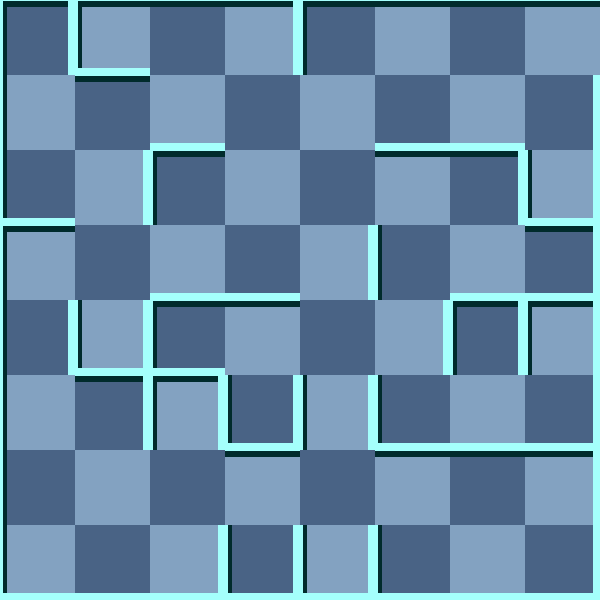

A 2D game scene composited from a Tiled map and its tileset images. What follows is a short description and the map's XML, with each tile layer's data collapsed to a summary:
An orthogonal 8x8 tile map with 75x75 px tiles, 2 tile layers (background, 块层 1) and 5 objects (Exit, RedMummy, Player, RedScorpion, Trap).

<map version="1.0" orientation="orthogonal" width="8" height="8" tilewidth="75" tileheight="75">
 <tileset firstgid="1" name="wall" tilewidth="75" tileheight="75">
  <image source="gfx/wall.png" width="300" height="375" />
  <tile id="0">
   <properties>
    <property name="ValOfWall" value="0" />
   </properties>
  </tile>
  <tile id="1">
   <properties>
    <property name="ValOfWall" value="1" />
   </properties>
  </tile>
  <tile id="2">
   <properties>
    <property name="ValOfWall" value="2" />
   </properties>
  </tile>
  <tile id="3">
   <properties>
    <property name="ValOfWall" value="3" />
   </properties>
  </tile>
  <tile id="4">
   <properties>
    <property name="ValOfWall" value="4" />
   </properties>
  </tile>
  <tile id="5">
   <properties>
    <property name="ValOfWall" value="5" />
   </properties>
  </tile>
  <tile id="6">
   <properties>
    <property name="ValOfWall" value="6" />
   </properties>
  </tile>
  <tile id="7">
   <properties>
    <property name="ValOfWall" value="7" />
   </properties>
  </tile>
  <tile id="8">
   <properties>
    <property name="ValOfWall" value="8" />
   </properties>
  </tile>
  <tile id="9">
   <properties>
    <property name="ValOfWall" value="9" />
   </properties>
  </tile>
  <tile id="10">
   <properties>
    <property name="ValOfWall" value="10" />
   </properties>
  </tile>
  <tile id="11">
   <properties>
    <property name="ValOfWall" value="11" />
   </properties>
  </tile>
  <tile id="12">
   <properties>
    <property name="ValOfWall" value="12" />
   </properties>
  </tile>
  <tile id="13">
   <properties>
    <property name="ValOfWall" value="13" />
   </properties>
  </tile>
  <tile id="14">
   <properties>
    <property name="ValOfWall" value="14" />
   </properties>
  </tile>
  <tile id="15">
   <properties>
    <property name="ValOfWall" value="15" />
   </properties>
  </tile>
  <tile id="18">
   <properties>
    <property name="ValOfWall" value="-1" />
   </properties>
  </tile>
 </tileset>
 <layer name="background" width="8" height="8">
  <data>[64 cells, 64 non-empty, 2 distinct tile ids]</data>
 </layer>
 <layer name="块层 1" width="8" height="8">
  <data>[64 cells, 64 non-empty, 14 distinct tile ids]</data>
 </layer>
 <objectgroup name="对象层 1" width="8" height="8">
  <object name="Exit" x="600" y="0" />
  <object name="RedMummy" x="375" y="0">
   <properties>
    <property name="value" value="21" />
   </properties>
  </object>
  <object name="Player" x="450" y="225">
   <properties>
    <property name="value" value="1" />
   </properties>
  </object>
  <object name="RedScorpion" x="0" y="300">
   <properties>
    <property name="value" value="25" />
   </properties>
  </object>
  <object name="Trap" x="75" y="450">
   <properties>
    <property name="value" value="8" />
   </properties>
  </object>
 </objectgroup>
</map>
